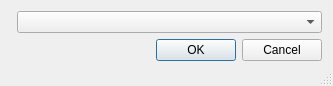
<?xml version="1.0" encoding="UTF-8"?>
<ui version="4.0">
 <class>Dialog</class>
 <widget class="QDialog" name="Dialog">
  <property name="geometry">
   <rect>
    <x>0</x>
    <y>0</y>
    <width>325</width>
    <height>86</height>
   </rect>
  </property>
  <property name="sizePolicy">
   <sizepolicy hsizetype="Fixed" vsizetype="Fixed">
    <horstretch>0</horstretch>
    <verstretch>0</verstretch>
   </sizepolicy>
  </property>
  <property name="maximumSize">
   <size>
    <width>16777215</width>
    <height>86</height>
   </size>
  </property>
  <property name="windowTitle">
   <string>Dialog</string>
  </property>
  <property name="sizeGripEnabled">
   <bool>true</bool>
  </property>
  <layout class="QVBoxLayout" name="verticalLayout">
   <item>
    <layout class="QFormLayout" name="formLayout_2">
     <item row="0" column="1">
      <widget class="QComboBox" name="name_list">
       <property name="enabled">
        <bool>true</bool>
       </property>
       <property name="sizePolicy">
        <sizepolicy hsizetype="Expanding" vsizetype="Fixed">
         <horstretch>0</horstretch>
         <verstretch>0</verstretch>
        </sizepolicy>
       </property>
       <property name="minimumSize">
        <size>
         <width>305</width>
         <height>0</height>
        </size>
       </property>
      </widget>
     </item>
     <item row="1" column="1">
      <widget class="QDialogButtonBox" name="buttonBox">
       <property name="orientation">
        <enum>Qt::Horizontal</enum>
       </property>
       <property name="standardButtons">
        <set>QDialogButtonBox::Cancel|QDialogButtonBox::Ok</set>
       </property>
      </widget>
     </item>
    </layout>
   </item>
  </layout>
 </widget>
 <resources/>
 <connections>
  <connection>
   <sender>buttonBox</sender>
   <signal>accepted()</signal>
   <receiver>Dialog</receiver>
   <slot>accept()</slot>
   <hints>
    <hint type="sourcelabel">
     <x>248</x>
     <y>254</y>
    </hint>
    <hint type="destinationlabel">
     <x>157</x>
     <y>274</y>
    </hint>
   </hints>
  </connection>
  <connection>
   <sender>buttonBox</sender>
   <signal>rejected()</signal>
   <receiver>Dialog</receiver>
   <slot>reject()</slot>
   <hints>
    <hint type="sourcelabel">
     <x>316</x>
     <y>260</y>
    </hint>
    <hint type="destinationlabel">
     <x>286</x>
     <y>274</y>
    </hint>
   </hints>
  </connection>
 </connections>
</ui>
